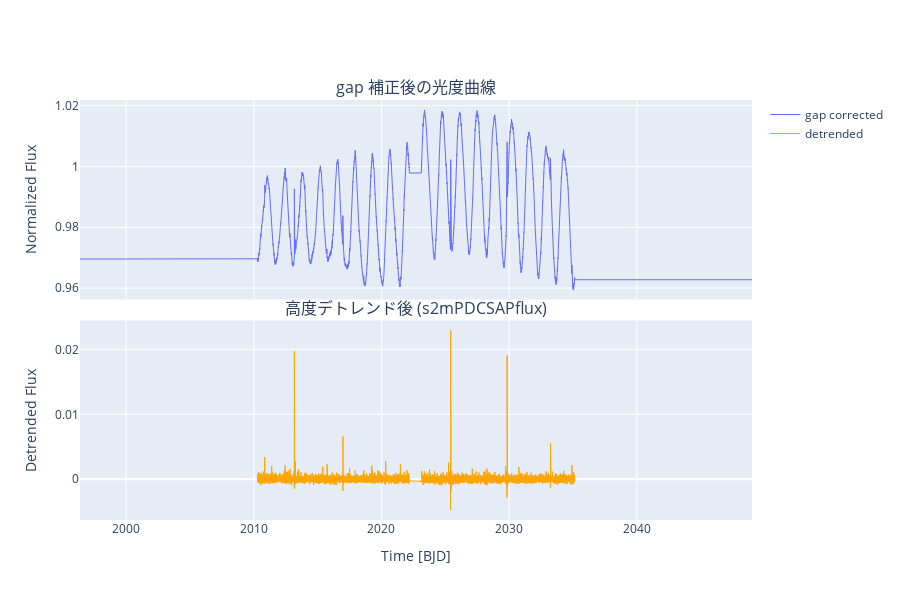

The notebook cell this image was saved under:
### Markdown cell above
## 3. V889 Her: フレアキャンセル付き高度デトレンド

V889 Her は強い活動性を持つ恒星で、

- 回転に伴う大きな長期変動
- 頻繁に起こるフレア

が同時に存在します。そのため「単純なローパスフィルタ」だけでは

- フレア成分まで一緒に平滑化してしまう
- 基本的な回転変動が十分に再現できない

といった問題が起こります。

`FlareDetector_V889_Her.detrend_flux()` では、まず差分列を使って
フレア候補区間を推定し、その部分をいったん補間で埋めてから
スプライン＋ローパスでベースラインを推定しています。
この手順により、

- フレアのピークはなるべく壊さずに
- 回転変動だけをきれいに取り除いたデトレンド光度

を得ることができます。

### Code cell
if not DATA_DIR_V889_HER.exists():
    print("V889 Her のディレクトリが見つかりません。data/TESS/V889_Her を確認してください。")
else:
    fits_files_v889 = sorted(DATA_DIR_V889_HER.glob("*.fits"))
    if not fits_files_v889:
        print("V889 Her の FITS ファイルが見つかりません。")
    else:
        v_file = fits_files_v889[0]
        print("使用するファイル:", v_file.name)

        v_det = FlareDetector_V889_Her(file=str(v_file), process_data=True)

        time_ext = v_det.gtessBJD
        flux_ext = v_det.gmPDCSAPflux
        detrended = v_det.s2mPDCSAPflux

        fig = make_subplots(
            rows=2,
            cols=1,
            shared_xaxes=True,
            vertical_spacing=0.05,
            subplot_titles=("gap 補正後の光度曲線", "高度デトレンド後 (s2mPDCSAPflux)"),
        )

        fig.add_trace(
            go.Scatter(x=time_ext, y=flux_ext, mode="lines", name="gap corrected", line=dict(width=1)),
            row=1,
            col=1,
        )

        fig.add_trace(
            go.Scatter(x=v_det.tessBJD, y=detrended, mode="lines", name="detrended", line=dict(width=1, color="orange")),
            row=2,
            col=1,
        )

        fig.update_xaxes(title_text="Time [BJD]", row=2, col=1)
        fig.update_yaxes(title_text="Normalized Flux", row=1, col=1)
        fig.update_yaxes(title_text="Detrended Flux", row=2, col=1)
        fig.update_layout(height=600)
        fig.show()

### Figure 1 — Plotly figure (JSON) as saved in the notebook; plotly's stock layout.template omitted (floating-point values rounded to 4 significant figures; data arrays with more than 128 entries replaced by an {"elided": "..."} marker saying what was removed)
{"data": [{"line": {"width": 1}, "mode": "lines", "name": "gap corrected", "type": "scatter", "x": {"elided": "36942 float values"}, "xaxis": "x", "y": {"elided": "36942 float values"}, "yaxis": "y"}, {"line": {"color": "orange", "width": 1}, "mode": "lines", "name": "detrended", "type": "scatter", "x": {"elided": "16942 float values"}, "xaxis": "x2", "y": {"elided": "16942 float values"}, "yaxis": "y2"}], "layout": {"annotations": [{"font": {"size": 16}, "showarrow": false, "text": "gap 補正後の光度曲線", "x": 0.5, "xanchor": "center", "xref": "paper", "y": 1, "yanchor": "bottom", "yref": "paper"}, {"font": {"size": 16}, "showarrow": false, "text": "高度デトレンド後 (s2mPDCSAPflux)", "x": 0.5, "xanchor": "center", "xref": "paper", "y": 0.475, "yanchor": "bottom", "yref": "paper"}], "height": 600, "xaxis": {"anchor": "y", "domain": [0, 1], "matches": "x2", "showticklabels": false}, "xaxis2": {"anchor": "y2", "domain": [0, 1], "title": {"text": "Time [BJD]"}}, "yaxis": {"anchor": "x", "domain": [0.525, 1], "title": {"text": "Normalized Flux"}}, "yaxis2": {"anchor": "x2", "domain": [0, 0.475], "title": {"text": "Detrended Flux"}}}}
